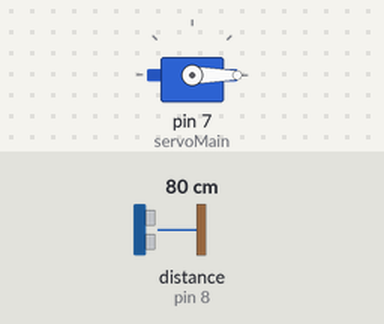
Recording of a sketch running on a simulated Arduino Uno, built with avr-gcc and run on an emulated ATmega328P. Shown: servo. Wiring (inferred from the names in the program): ultrasonic range finder: trigger pin 9; echo pin 8. Inputs (shaded band) come from the test bench; at power-on: distance to the obstacle (sensor on pin 8) 80 cm. The echo pulse lasts 58.3 µs per cm.

Above: at 1.2 s.
1.3 s: distance to the obstacle (sensor on pin 8) set to 34 cm
2.8 s: distance to the obstacle (sensor on pin 8) set to 29 cm
At 3.2 s:
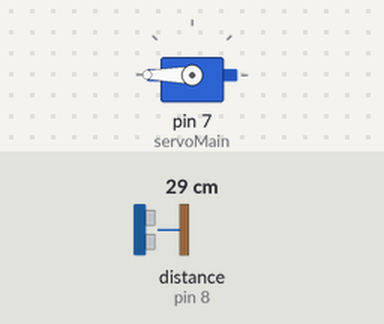
4.3 s: distance to the obstacle (sensor on pin 8) set to 35 cm
At 6.9 s:
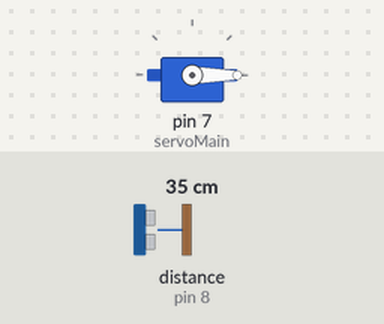
7.3 s: distance to the obstacle (sensor on pin 8) set to 2 cm
At 8.2 s:
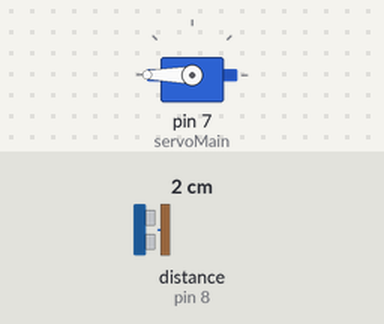
Timing chart, 0 to 9.8 s (numbered marks = the images above; inputs shaded):
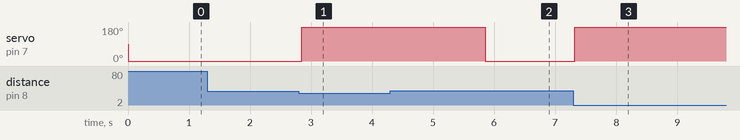

Measured:
- the behaviour switches between 31 and 30 cm on distance to the obstacle (sensor on pin 8) (found by bisection; images 0 and 1)
- after the input at 1.3 s, every drawn part: stays the same
- after the input at 2.8 s, servo on pin 7 (servoMain): 0° → 180° after 0.05 s
- after the input at 4.3 s, servo on pin 7 (servoMain): 180° → 0° after 1.6 s
- after the input at 7.3 s, servo on pin 7 (servoMain): 0° → 180° at once

The sketch:

bin.ino
```cpp
#include <Servo.h>

Servo servoMain;
const int trigpin = 9;
const int echopin = 8;

long duration;
float distance;
void setup()
{
servoMain.attach(7); //
pinMode(trigpin, OUTPUT);
pinMode(echopin, INPUT);
}

void loop()
{
digitalWrite(trigpin, LOW);
delay(2);
digitalWrite(trigpin, HIGH);
delayMicroseconds(10);
digitalWrite(trigpin, LOW);
duration = pulseIn(echopin, HIGH);
long cm = (duration/58.82);
distance = cm;

if(distance<30) {
  servoMain.write(180);
   delay(3000);
   }
   else
   {
    servoMain.write(0);
    delay(50);
    }
  }
```
